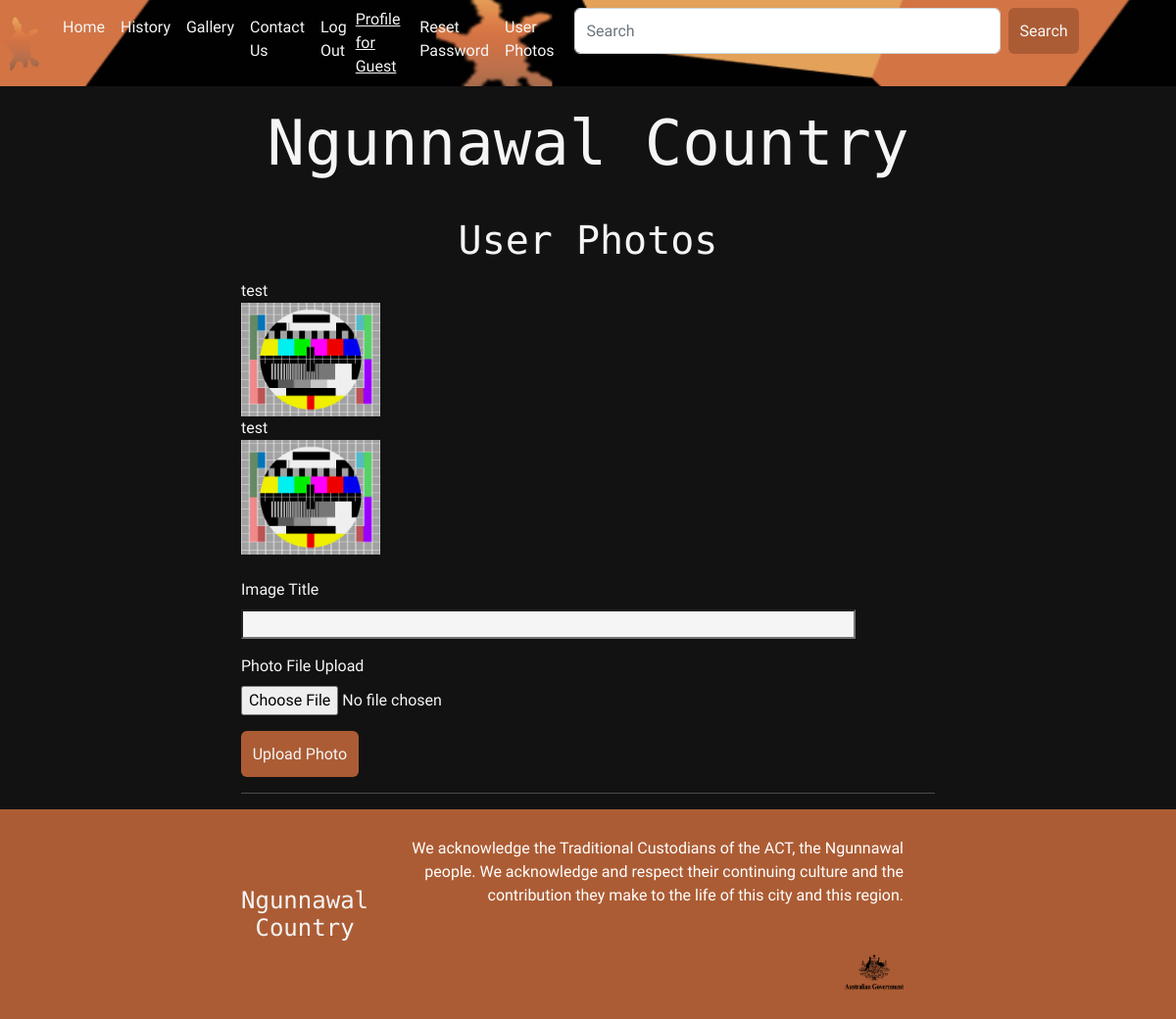
The page /userphotos (signed in) on the database its author committed.
### models.py (models this page shows, shortened)
class User(UserMixin, db.Model):
    id = db.Column(db.Integer, primary_key=True)
    email_address = db.Column(db.String(255), unique=True)
    name = db.Column(db.String(255))
    password_hash = db.Column(db.String(255))
    user_level = db.Column(db.Integer)
    def is_admin(self):
        if self.user_level == 2:
            return True
        else:
            return False

class Photos(db.Model):
    photoid = db.Column(db.Integer, primary_key=True)
    title = db.Column(db.String(255))
    filename = db.Column(db.String(255))
    userid = db.Column(db.Integer)
    dateSubmitted = db.Column(db.DateTime)

### app.py (the view, shortened to what this page needs)
@app.route('/userphotos', methods=['GET', 'POST'])
@login_required
def photos():
    form = PhotoUploadForm()
    user_images = Photos.query.filter_by(userid=current_user.id).all()
    return render_template("userPhotos.html", title="User Photos", user=current_user, form=form, images=user_images)

### forms.py
class PhotoUploadForm(FlaskForm):
    title = StringField("Image Title", validators=[DataRequired()], render_kw={"class": "text-box"})
    image = FileField('Photo File Upload', validators=[FileRequired()]) # broken styling, need new class, so is text box above  render_kw={"class": "btn"}
    submit = SubmitField("Upload Photo", render_kw={"class": "btn"})

### models.py (called while the page is built)
@login.user_loader
def load_user(id):
    return User.query.get(int(id))

### templates/userphotos.html (shortened to what this page needs)
{% extends 'template.html' %}
{% block cellContent1 %}
    <h2 class="section-header">User Photos</h2>
{% endblock %}
{% block cellContent2 %}
    {% for image in images %}
        <div>{{ image.title }}<br>
            <img src="/static/Images/UserImages/{{ image.filename }}" width="20%"></div>
    {% endfor %}
    <br>
    <form method="post" enctype="multipart/form-data" action="">
        <div class="row">
            <p>
                {{ form.title.label }}<br>
                {{ form.title(size=64) }}<br>
            </p>
        </div>
        <div class="row">
            <p>
                {{ form.image.label }}<br>
                {{ form.image(size=64) }}<br>
            </p>
        </div>
        <p>{{ form.submit() }}</p>
    </form>
{% endblock %}

### templates/template.html (shortened to what this page needs)
<!DOCTYPE html>
<head>
    <link rel="stylesheet" href="https://cdn.jsdelivr.net/npm/bootstrap@4.0.0/dist/css/bootstrap.min.css"
/>
    <link rel="stylesheet" href="/static/css/bootstrap.css"
/>
    <link rel="stylesheet" href="/static/styles.css"/>
</head>
<body>
<header>
    <nav
            class="navbar navbar-dark bg-dark navbar-expand-lg"
            style="background-image: url(/static/Images/Requisites/Ngunnawal-country-banner.png);
    background-size: 1000px 150px;
    background-position: right;
    background-repeat: repeat;"
            role="navigation">
        <img
                class="navbar-brand"
                src="/static/Images/Requisites/Ngunnawal-logo.png"
                width="40px"
                height="65px" href="#"></a>
        <div class="collapse navbar-collapse" id="navbarNavAltMarkup">
            <div class="navbar-nav">
                    <a class="nav-item nav-link active"
                       style="color: whitesmoke;"
                       href="/">Home
                       <span class="sr-only">(current)</span></a>
                    <a class="nav-item nav-link"
                       style="color: whitesmoke;"
                       href="/history">History</a>
                    <a class="nav-item nav-link"
                       style="color: whitesmoke;"
                       href="/gallery">Gallery</a>
                    <a class="nav-item nav-link"
                       style="color: whitesmoke;"
                       href="/contact">Contact Us</a>
                {% if user.is_anonymous %}
                    <a class="nav-item nav-link"
                       style="color: whitesmoke;"
                       href="/register">User Registration</a>
                    <a class="nav-item nav-link"
                       style="color: whitesmoke;"
                       href="/login">Login</a>
                {% else %}
                    <a class="nav-item nav-link"
                       style="color: whitesmoke;"
                       href="/logout">Log Out</a>
                    <a class="nav-item" style="color: whitesmoke;"
                       href="/profile">Profile for {{ user.name }}</a>
                    <a class="nav-item nav-link"
                       style="color: whitesmoke;"
                       href="/passwordreset">Reset Password</a>
                    <a class="nav-item nav-link"
                       style="color: whitesmoke;"
                       href="/userphotos">User Photos</a>
                {% endif %}
                <div class="search-box container-fluid">
                    <form class="d-flex" role="search">
                        <input class="search-box-text form-control me-2" type="search" placeholder="Search"
                               aria-label="Search">
                        <button class="btn" type="submit">Search</button>
                    </form>
                </div>
            </div>
        </div>
    </nav>
    <h1
            class="company-name company-name-large"
            style="padding-top: 20px; padding-bottom: 20px;">Ngunnawal Country</h1>
</header>
<section class="content-section container">
    <p>
        {% block cellContent1 %} {% endblock %}
    </p>
    <p>
        {% block cellContent2 %} {% endblock %}
    </p>
    <hr/>
</section>
<footer class="main-footer">
    <div class="container main-footer-container">
        <h3 style="font-size: 1.5em;" class="company-name">Ngunnawal Country</h3>
        <ul class="nav footer-nav">
            <li>
                <a>
                    We acknowledge the Traditional Custodians of the ACT, the Ngunnawal
                    people. We acknowledge and respect their continuing culture and the
                    contribution they make to the life of this city and this region.
                </a>
            </li>
            <li style="width: 100%;">
                <a href="https://www.act.gov.au/ngunnawal-country"
                   style="background-size:contain">
                    <img src="/static/Images/Footer/government-icon.png"/>
                </a>
            </li>
        </ul>
    </div>
</footer>
</body>
</html>

### static/styles.css (style rules this page uses)
* { box sizing: border-box; font-family: 'Urbanist', sans-serif; }
html, body { margin: 0; padding: 0; }
.nav li { display: inline; }
.nav a { display: inline-block; padding: 1.5em; color: white; text-decoration: none; }
.company-name { text-align: center; color: whitesmoke; font-family: 'Azeret Mono', monospace; margin: 0; font-size: 3em; }
.company-name-large { font-size: 4em; }
.content-section { margin: 1em; }
.container { max-width: 900px; margin: 0 auto; padding: 0 6em; }
.section-header { font-family: 'Azeret Mono', monospace; color: whitesmoke; text-decoration: none; text-align: center; font-size: 2.5em; }
.main-footer { background-color: #ac5c34; color: White; padding: .25em 0; }
.main-footer-container { display: flex; align-items: center; }
.main-footer-container ul { flex-grow: 1; text-align: right; }
.footer-nav li { padding: 0 .5em; }
.footer-nav img { width: 60px; height: 38px; }
.btn { color: whitesmoke; background-color: #ac5c34; text-align: center; vertical-align: middle; padding: .67em; cursor: pointer; }
body { background-color: #121212; color: whitesmoke; }
.search-box-text { color: whitesmoke; }
.text-box { background-color: whitesmoke; }

### rows shown on the page
User: name "Guest"
Photos: title "test", filename (picture)
Photos: title "test", filename (picture)
